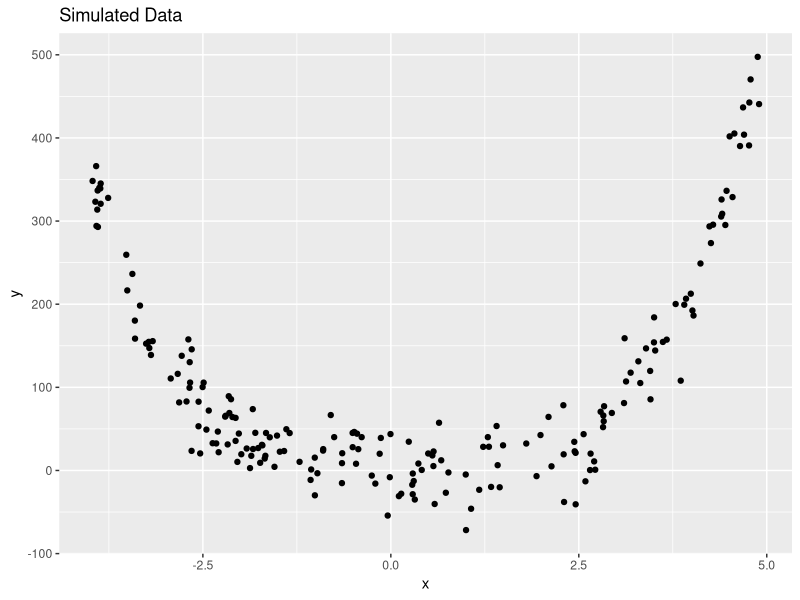
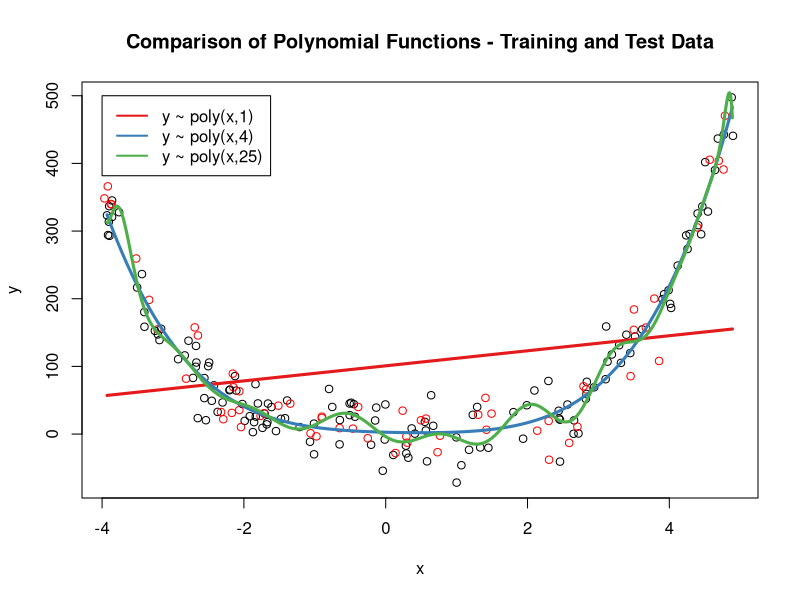

Generate these figures, in order, with R:
## ---- chunk 1
knitr::opts_chunk$set(echo = TRUE)
## ---- chunk 2
library(data.table)
library(ggplot2)
library(RColorBrewer)

generate_data = function(f, sample_size = 100){
  x = runif(sample_size, min=-4, max=5)
  y = f(x) + rnorm(sample_size, mean=0, sd=30)
  data.table(x,y)
}

f = function(x) {x^4 - x^3 + 2*x^2 - x + 5}

dat = generate_data(f, sample_size = 200)

## ---- chunk 3
ggplot(dat, aes(x=x,y=y)) +
  geom_point() +
  ggtitle("Simulated Data")
## ---- chunk 4

# create training and test datasets
set.seed(802)
smp = sample(x = 1:nrow(dat), size = round(.7*nrow(dat)), replace = F)
train = dat[smp,]
test = dat[-smp,]

## ---- chunk 5

# fit 3 models to the training data.  One underfit, one overfit, and one with 4 degree polynomial
plot(y~x, data=train, col='black', cex=1, pch=1)
points(y~x, data=test, col='red', cex=1, pch =1)
grid = seq(from = min(train$x), to = max(train$x), by = 0.01)

#display.brewer.all(3) # display color brewer palettes with n values
colors = brewer.pal(n=5, name="Set1")
j=1
for (i in c(1,4,25)){
  grid_predict = data.frame(x=grid)
  mod = lm(y~poly(x, degree=i), data=train)
  lines(grid, predict(mod, newdata=grid_predict), col=colors[j], lwd=3, lty=1)
  assign(paste0("model_",i), mod)
  j = j+1
}
title("Comparison of Polynomial Functions - Training and Test Data")
legend(x=-4, y =500, 
       legend = c("y ~ poly(x,1)", "y ~ poly(x,4)", "y ~ poly(x,25)"),
       col=colors, lty=1, lwd=2)
